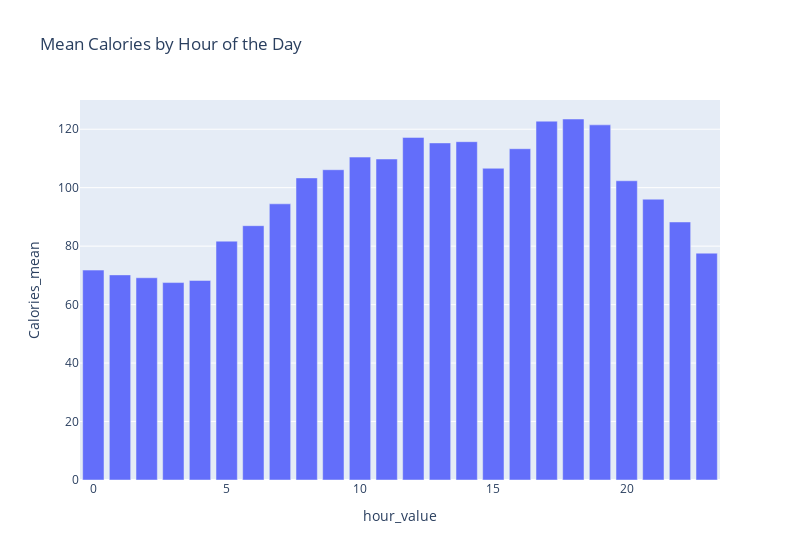

The notebook cell saved with this chart:
### Markdown cell above
Bar Chart showing mean hourly calories burnt by hour in the day

### Code cell
px.bar(
    hourlyCalories_agg,
    y='Calories_mean',
    title='Mean Calories by Hour of the Day',
    width=800
)

### Figure 1 — Plotly figure (JSON) as saved in the notebook; plotly's stock layout.template omitted (floating-point values rounded to 4 significant figures)
{"data": [{"alignmentgroup": "True", "hovertemplate": "hour_value=%{x}<br>Calories_mean=%{y}<extra></extra>", "legendgroup": "", "marker": {"color": "#636efa", "pattern": {"shape": ""}}, "name": "", "offsetgroup": "", "orientation": "v", "showlegend": false, "textposition": "auto", "type": "bar", "x": [0, 1, 2, 3, 4, 5, 6, 7, 8, 9, 10, 11, 12, 13, 14, 15, 16, 17, 18, 19, 20, 21, 22, 23], "xaxis": "x", "y": [71.81, 70.17, 69.19, 67.54, 68.26, 81.71, 87.0, 94.48, 103.3, 106.1, 110.5, 109.8, 117.2, 115.3, 115.7, 106.6, 113.3, 122.8, 123.5, 121.5, 102.4, 96.06, 88.27, 77.59], "yaxis": "y"}], "layout": {"barmode": "relative", "legend": {"tracegroupgap": 0}, "title": {"text": "Mean Calories by Hour of the Day"}, "width": 800, "xaxis": {"anchor": "y", "domain": [0, 1], "title": {"text": "hour_value"}}, "yaxis": {"anchor": "x", "domain": [0, 1], "title": {"text": "Calories_mean"}}}}
